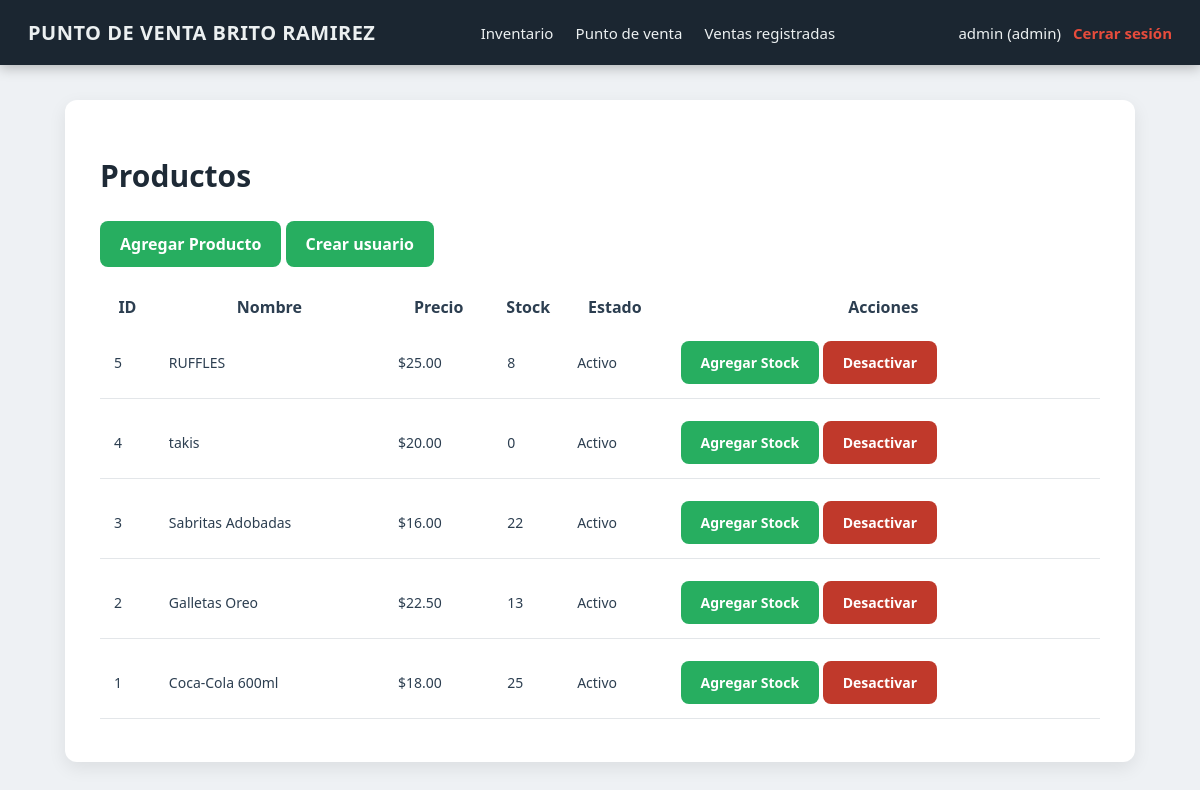
Screenshot of /back-end/routes/productos.php (signed in) with the database file from the repository.
### tables this page shows
CREATE TABLE `productos` (
  `id_producto` int(11) NOT NULL,
  `nombre` varchar(120) NOT NULL,
  `descripcion` text DEFAULT NULL,
  `precio` decimal(10,2) NOT NULL,
  `stock` int(11) NOT NULL DEFAULT 0 CHECK (`stock` >= 0),
  `codigo_barras` varchar(50) DEFAULT NULL,
  `creado_en` timestamp NOT NULL DEFAULT current_timestamp(),
  `activo` tinyint(4) DEFAULT 1
);

### back-end/controllers/ProductoController.php (called while the page is built, shortened)
<?php
require_once __DIR__ . '/../models/Producto.php';
class ProductoController {
    private $producto;
    public function __construct() {
        $this->producto = new Producto();
    }
    public function listar() {
        $data = $this->producto->obtenerTodos();
        include __DIR__ . '/../../front-end/pages/listaProductos.php';
    }
}

### back-end/routes/productos.php (called while the page is built, shortened)
<?php
require_once __DIR__ . '/../controllers/ProductoController.php';
$controller = new ProductoController();
$controller->listar();

### back-end/database/Conexion.php (called while the page is built, shortened)
<?php
class Conexion {
    private static $conexion = null;
    public static function getConexion() {
        if (self::$conexion === null) {
            $host = "localhost";
            $user = "root";
            $pass = "Papermariottyd2";
            $db   = "punto_venta";
            self::$conexion = new mysqli($host, $user, $pass, $db);
        }
        return self::$conexion;
    }
}

### back-end/models/Producto.php (called while the page is built, shortened)
<?php
require_once __DIR__ . '/../database/Conexion.php';
class Producto {
    private $db;
    public function __construct() {
        $this->db = Conexion::getConexion();
    }
    public function obtenerTodos() {
        $sql = "SELECT * FROM productos ORDER BY id_producto DESC";
        return $this->db->query($sql);
    }
}

### front-end/pages/listaProductos.php (the view, shortened to what this page needs)
<!DOCTYPE html>
<html lang="es">
<head>
    <link rel="stylesheet" href="/punto-venta/front-end/assets/css/estilos.css">
</head>
<body>
<?php include __DIR__ . '/../includes/navbar.php'; ?>
<div class="container">
    <h1>Productos</h1>
    <a href="/punto-venta/front-end/pages/agregarProducto.php" class="btn">Agregar Producto</a>
    <a href="/punto-venta/front-end/pages/crearUsuario.php" class="btn">Crear usuario</a>
    <table>
        <tr>
            <th>ID</th>
            <th>Nombre</th>
            <th>Precio</th>
            <th>Stock</th>
            <th>Estado</th>
            <th>Acciones</th>
        </tr>
        <?php while ($fila = $data->fetch_assoc()) { ?>
            <tr style="<?= $fila['activo'] == 0 ? 'background:#eee;color:gray;' : '' ?>">
                <td><?= $fila['id_producto'] ?></td>
                <td><?= $fila['nombre'] ?></td>
                <td>$<?= number_format($fila['precio'], 2) ?></td>
                <td><?= max(0, $fila['stock']) ?></td>
                <td><?= $fila['activo'] ? 'Activo' : 'Inactivo' ?></td>
                <td>
                    <a class="btn" href="/punto-venta/front-end/pages/editarStock.php?id=<?= $fila['id_producto'] ?>">Agregar Stock</a>
                    <?php if ($fila['activo']) { ?>
                        <a class="btn" style="background:#c0392b"
                           href="/punto-venta/back-end/routes/productos.php?desactivar=<?= $fila['id_producto'] ?>">
                           Desactivar
                        </a>
                    <?php } ?>
                </td>
            </tr>
        <?php } ?>
    </table>
</div>
</body>
</html>

### front-end/assets/css/estilos.css (style rules this page uses)
body { margin: 0; padding: 0; font-family: 'Segoe UI', Roboto, Arial, sans-serif; background: #eef1f4; color: #2c3e50; }
.container { width: 92%; max-width: 1000px; margin: 100px auto 40px auto; background: #ffffff; padding: 35px; border-radius: 12px; box-shadow: 0 6px 18px rgba(0,0,0,0.08); animation: fadeIn 0.3s ease-in-out; }
h1 { margin-bottom: 25px; font-size: 30px; font-weight: 700; color: #1e2a36; }
table { width: 100%; border-collapse: separate; border-spacing: 0 8px; margin-top: 20px; }
table tbody tr { background: #ffffff; transition: 0.2s; }
table td { padding: 14px; font-size: 14px; border-bottom: 1px solid #e3e6e9; }
.btn { padding: 12px 20px; background: #27ae60; color: white; border-radius: 8px; text-decoration: none; font-weight: 600; display: inline-block; transition: 0.25s; border: none; cursor: pointer; }

### rows the page displays
productos: id_producto "5", nombre "RUFFLES", precio "25.00", stock "8", activo "Activo"
productos: id_producto "4", nombre "takis", precio "20.00", stock "0", activo "Activo"
productos: id_producto "3", nombre "Sabritas Adobadas", precio "16.00", stock "22", activo "Activo"
productos: id_producto "2", nombre "Galletas Oreo", precio "22.50", stock "13", activo "Activo"
productos: id_producto "1", nombre "Coca-Cola 600ml", precio "18.00", stock "25", activo "Activo"

### other values shown
$_SESSION['usuario'] "admin"
$_SESSION['rol'] "admin"
